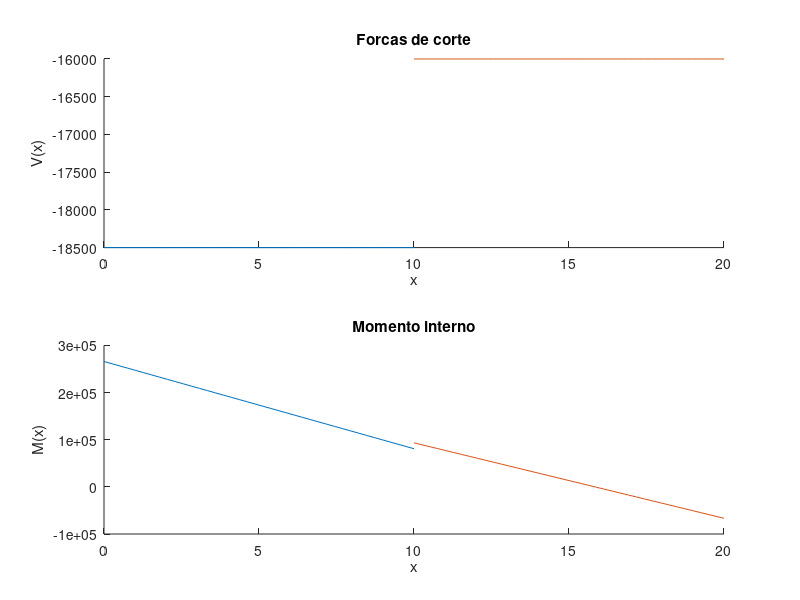

This figure's MATLAB source: (Note: this script raises an error after producing the figure.)
clear;
clc;
disp("#####################################################################");
disp("REFERENCIAIS/CONVENÇÕES:");
disp("1a. Forças verticais são positivas no sentido positivo do eixo Y (para cima).");
disp("1b. Forças horizontais são positivas no sentido positivo do eixo X (para a direita).");
disp("Por exemplo, para marcar forças pontuais que são: verticais para cima: usa-se angulo 90 verticais para baixo: usa-se angulo 270 horizontais para direita: usa-se angulo 0 horizontais para esquerda: usa angulo 180")
disp("1c. Torques são positivos no sentido positivo do eixo X (para a direita).");
disp("1d. Momentos são positivos no sentido horário.");
disp("1e. Caso forças de carregamento estejam sobrepostas, cabe ao usário fazer a devida soma das funções")
disp("1f. Como adotamos refencial de forças de cima pra baixo como negativo, carregamentos que atuem em cima da barra devem ter valor de sua função negativa")
disp("");
disp("2. Os referencias são adotados todos a partir do início da viga, ou seja, posição (0,0)")
disp("O engaste será sempre localizado na parte esquerda da barra.") 
disp("");
disp("3. Todas as unidades devem estar no SI menos os ângulos que estão em graus");
disp("#####################################################################\n");

function forcaCarregamento = calcForcaCarregamento(carregamento)
  ini = carregamento(1);
  fim = carregamento(2);
  coefs = transpose(carregamento(3:end));
  integral = polyint(coefs);
  forcaCarregamento = polyval(integral, fim) - polyval(integral, ini);
endfunction

function momentoCarregamento = calcMomentoCarregamento(carregamento)
  ini = carregamento(1);
  fim = carregamento(2);
  coefs = carregamento(3:end);
  coefs = [coefs, 0];
  integral = polyint(coefs);
  momentoCarregamento = -1*(polyval(integral, fim) - polyval(integral, ini));
endfunction


function forcasExternas = getForcas()
  numForcasPontuais = input("Quantas forças pontuais estão sendo aplicadas na viga: ");

  forcasExternas = zeros(numForcasPontuais,3); # [x, fx, fy]

  if (numForcasPontuais > 0)
    disp("");
    disp("Para cada força, digite sua posição na viga, intensidade, ângulo em graus");
    for i = 1:numForcasPontuais
      disp(sprintf("Força %d\n", i));
      pos = input("Posição: ");
      intensidade = input("Intensidade: ");
      angulo = input("Ângulo: ");
      
      fx = intensidade*cos(deg2rad(angulo));
      fy = intensidade*sin(deg2rad(angulo));
      
      forcasExternas(i,:) = [pos;fx;fy];
      
      disp("Força computada com sucesso!\n");
    endfor
  endif
endfunction

function torques = getTorques()
  numTorques = input("Quantos torques estao sendo aplicados na viga: ");

  torques = zeros(numTorques,2); # [x, intensidade]

  if (numTorques > 0)
    disp("");
    disp("Para cada torque, digite sua posição e sua intensidade - lembrando que se a intensidade é negativa, o torque é tido no sentido oposto do eixo X.");
    for i = 1:numTorques
      disp(sprintf("Torque %d\n", i));
      pos = input("Posição: ");
      intensidade = input("Intensidade: ");
      
      torques(i, :) = [pos;intensidade];
      
      disp("Torque computado com sucesso!\n");
    endfor
  endif
endfunction

function momentos = getMomentos()
  numMomentos = input("Quantos momentos estao sendo aplicados na viga: ");

  momentos = zeros(numMomentos,2); # [x, intensidade]

  if (numMomentos > 0)
    disp("");
    disp("Para cada momento, digite sua posição e sua intensidade - lembrando que se a intensidade é negativa, o momento é tido no sentido horário.");
    for i = 1:numMomentos
      disp(sprintf("Momento %d\n", i));
      pos = input("Posição: ");
      intensidade = input("Intensidade: ");
      
      momentos(i, :) = [pos;intensidade];
      
      disp("Momento computado com sucesso!\n");
    endfor
  endif
endfunction


function carregamentos = getCarregamentos()
  numCarregamentos = input("Quantos carregamentos distribuídos estão sendo aplicados na viga: ");
  n = input("Digite o grau máximo 'n' da função de carregamento: ")
  
  carregamentos = zeros(numCarregamentos, n+3); # [posIni, posFim, coefs]

  if (numCarregamentos > 0)
    disp("");
    disp("Para cada carregamento, digite as suas posições inicial e final e sua função polinomial (em N/m)");
    for i = 1:numCarregamentos
      disp(sprintf("Carregamento %d\n", i));
      posIni = input("Posição inicial: ");
      posFim = input("Posição final: ");
      coefs = input("Coeficientes (seguindo o padrão) [an;an-1;...;a1;a0]:");
      
      carregamentos(i, :) = [posIni;posFim;coefs];
      
      disp("Carregamento computado com sucesso.");
    endfor
  endif
endfunction


tamanhoViga = 20;
forcas = zeros(0,3); # [x, fx, fy]
ForcasExternas = zeros(0,3)
torques = zeros(0,2); # [x, intensidade]
momentos = zeros(0,2); # [x, intensidade
carregamentos = [10,20,-160,800;0,10,0,-250]


if tamanhoViga == 0
  error("Viga inexistente")
 endif


%{
forcas = getForcas();
torques = getTorques();
momentos = getMomentos();
carregamentos = getCarregamentos();

tamanhoViga = 3.8;
forcas = [0.9,0,-54000;3.8,0,-40000;3.8,10000,0]; # [x, fx, fy]
ForcasExternas = [0.9,0,-54000;3.8,0,-48000;3.8,10000,0];
torques = zeros(0,2); # [x, intensidade]
momentos = [1.8,75000]; # [x, intensidade
carregamentos = zeros(0,3);
tamanhoViga = 18;
forcas = zeros(0,3); # [x, fx, fy]
ForcasExternas = zeros(0,3)
torques = zeros(0,2); # [x, intensidade]
momentos = zeros(0,2); # [x, intensidade
carregamentos = [0,9,-160,0];
tamanhoViga = 5;
forcas = [3,0,5000;5,0,5000]; # [x, fx, fy]
ForcasExternas = [3,0,5000;5,0,5000];
torques = zeros(0,2); # [x, intensidade]
momentos = [2,5000]; # [x, intensidade
carregamentos = zeros(0,3);
%}
#carregamentos = [0,9,160,0];

###############################################
######## CÁLCULOS PARA O ENGASTADO! ###########
###############################################

disp("#####################################################################");
disp("Reações de apoio para Apoio fixo ou engastado:");

# 1. Equilibrio de forças na horizontal:
fx = -1*(sum(forcas(:,2))); #Forças pontuais
printf("Fx: %.2f\n", fx);

# 2. Equilibrio de forças na vertical:
forcaCarregamento = 0;
for i = 1:rows(carregamentos) #Forças de carregamento distribuído
  forcaCarregamento = forcaCarregamento + calcForcaCarregamento(carregamentos(i,:));
endfor
fy = -1*(forcaCarregamento + sum(forcas(:,3))); #Forças pontuais
printf("Fy: %.2f\n", fy);
ForcaApoioVertical = fy;

# 3. Equilibrio de torques:
torque = -1*sum(torques(:,2));
printf("Torque: %.2f\n", torque);

# 4. Equilibrio de momentos:
momentoCarregamento = 0;
for i = 1:rows(carregamentos) #Momento do carregamento distribuído
  xResultante = calcMomentoCarregamento(carregamentos(i,:))/calcForcaCarregamento(carregamentos(i,:));
  momentoCarregamento = momentoCarregamento + xResultante*calcForcaCarregamento(carregamentos(i,:));
endfor

# Momentos externos
momentoExterno = sum(momentos(:,2));
#Momentos gerados pelas forças externas pontuais
momento_forcas = -1*(dot(forcas(:,1), forcas(:, 3)));

momento = -1*(momentoExterno + momento_forcas + momentoCarregamento);
printf("Momento: %.2f\n", momento);
MomentoApoio = momento;
disp("#####################################################################\n");

#%{
######################################
# DIAGRAMA DE ESFORÇOS SOLICITANTES
######################################
# Pontos de interesse
# Sempre escolhemos o lado esquerdo da secção para encontar as forças solicitantes,
# pois ele tem o ponto considerado o nosso referencial 0.

# ?? Torques precisam de posição ?? São considerados pontos de interesse ?
PontosDeInteresse = [unique(vertcat(0.0,forcas(:,1),momentos(:,1),torques(:,1),carregamentos(:,1),carregamentos(:,2)))]

#DadosDoDiagrama_V_x = transpose(zeros((rows(PontosDeInteresse)-1)*2, 1));
#DadosDoDiagrama_M_x = transpose(zeros((rows(PontosDeInteresse)-1)*2, 1));
#cont = 0
g = figure ();
for i = 2:rows(PontosDeInteresse) # começa em 2 pois o primeiro ponto de interesse sempre sera 0.0
  printf("Ponto de interesse: %d\n", i)
  ####################################################################################
  # Calculo V interno  V(interno)(x) = Fy(resultante) - (somatorio(carregamentos(x)))
  ####################################################################################
  F_externas = sum(forcas(forcas(:,1) < PontosDeInteresse(i),:)(:,3)); #foças precisam estar no intervalo (0.0,pontoDeINnteresse(i))
  # Existe a possibilidade de ter dois tipos de carregamentos aqui:
    # -- Dado um intervalo de pontos de interesse, ao fazermos a secção e pegarmos 
    # -- a figura  com referencial 0(lado esquerdo), há a possibilidade de haver 
    # -- outros pontos de interesse que são diferente do atual. Nestes outros pontos 
    # -- pode haver carregamentos que estão definidos em um intervalo e portanto são integraveis. 
    # -- Porém, considerando o ponto de interesse atual, pode existir um carregamento
    # -- que tem integral avaliada de 0 a x sendo pontoAnterior < x < pontoAtual
    # -- Neste caso x também é o ponto em que fizemos a secção na figura.
    # -- Desta forma devemos pegar o somatório dos carregamentos que estão antes 
    # -- do pontoAnterior, pois possuem integral definida. 
    # -- Pode não haver nenhum carregamento também. 
  CarregamentosIntegraveis = carregamentos(carregamentos(:,2)<= PontosDeInteresse(i-1),:);
  ForcaCarregamento = 0;
  for j = 1:rows(CarregamentosIntegraveis)
    ForcaCarregamento = ForcaCarregamento + calcForcaCarregamento(CarregamentosIntegraveis(j,:));
  endfor
  # V interior será calculado posteriormente quando tivermos os valores de x para a integral
  # caso exista carregamento.
  V_interior_parcial = [F_externas + ForcaApoioVertical + ForcaCarregamento];
  # Esta parte só serve caso exista um carregamento entre os pontos
  # de interesse, pois dessa forma desconheceremos o limite da integral
  V_interior_carregamento_em_x =  carregamentos(carregamentos(:,2)>=PontosDeInteresse(i) && carregamentos(:,1)<PontosDeInteresse(i),:);
  
  ########################################################################################
  # Calculo M interno - M(interno)(x) = Mt(resultante) + (somatorio(x*carregamentos(x)))
  ########################################################################################
  MomentoPontual = sum(momentos(momentos(:,1) < PontosDeInteresse(i),:)(:,2)); # momentos precisam estar no intervalo (0.0,pontoAtual)
  MomentoCarregamentos = 0;
  for j = 1:rows(CarregamentosIntegraveis) #Momento do carregamento distribuído
    MomentoCarregamentos = MomentoCarregamentos + calcMomentoCarregamento(CarregamentosIntegraveis(j,:));
  endfor

  MomentoForcasExternas = 0;
  for j = 1:rows(forcas)
    if forcas(j,1) < PontosDeInteresse(j)
      MomentoForcasExternas = MomentoForcasExternas - forcas(j,3)*forcas(j,1)
    endif
  endfor


  # M interior será calculado posteriormente quando tivermos os valores de x para a integral.
  # Este momento interno ainda não considera o momento gerado pelo V interno
  # Este MomentoCarregamento são aqueles gerados por carregamentos anteriores ao ponto de interesse anterior. 
  M_interior_parcial = MomentoPontual + MomentoCarregamentos + MomentoApoio + MomentoForcasExternas;
  # Esta parte só serve caso exista um carregamento entre os pontos
  # de interesse, pois dessa forma desconheceremos o limite da integral
  M_interior_carregamento_em_x = carregamentos(carregamentos(:,2)>=PontosDeInteresse(i) && carregamentos(:,1)<PontosDeInteresse(i),:);

  #####################################################
  # Calculo N interno - N(interno)(x) = Fx(resultante)
  #####################################################
  N_interior = -fx - sum(forcas(forcas(:,1) < PontosDeInteresse(i),:)(:,2)); #foças precisam estar no intervalo (0.0,pontoAtual)

  #####################################################
  # Calculo T interno - T(interno)(x) = Tr(resultante)
  #####################################################
  T_interior = - torque - sum(torques(torques(:,1) < PontosDeInteresse(i),:)(:,2)); #foças precisam estar no intervalo (0.0,pontoAtual)
  
  ####################################################################
  # Calculo dos valores da tabela necessario para montar o diagrama
  ####################################################################
  
  # Criando valores de x no intervalo de dois pontos de interesse

  # TODO: MUDAR A DISTANCIA
   X = transpose(linspace(PontosDeInteresse(i-1),PontosDeInteresse(i),(PontosDeInteresse(i)-PontosDeInteresse(i-1))*4));  
  DadosDoDiagrama_V_x = zeros(rows(X), 1);
  DadosDoDiagrama_M_x = zeros(rows(X), 1);
  for j = 1:rows(X)
      printf("Ponto em x: %d\n", X(j))

    # Se existir carregamento entre os pontos de interesse a integral sera entre o ponto anterior e o x
    if (sum(carregamentos(:,2)>=PontosDeInteresse(i) && carregamentos(:,1)<PontosDeInteresse(i))==1) 
      V_interior_carregamento_em_x(1) = carregamentos(carregamentos(:,2)>=PontosDeInteresse(i) && carregamentos(:,1)<PontosDeInteresse(i),1); # posIni
      V_interior_carregamento_em_x(2) = X(j);  # posFim
      V_x = -1*(V_interior_parcial + calcForcaCarregamento(V_interior_carregamento_em_x));
      M_interior_carregamento_em_x(1) = carregamentos(carregamentos(:,2)>=PontosDeInteresse(i) && carregamentos(:,1)<PontosDeInteresse(i),1); # posIni
      M_interior_carregamento_em_x(2) = X(j) ; # posFim
      M_x = -1*(M_interior_parcial + calcMomentoCarregamento(M_interior_carregamento_em_x) - (V_x * X(j)));
    else
      V_x = -1*V_interior_parcial; 
      M_x = -1*(M_interior_parcial - (V_x * X(j)));
    endif

    printf("V_x: %d\n", V_x)
    printf("M_x: %d\n", M_x)
        
    
    #printf(DadosDoDiagrama_V_x(j));
    DadosDoDiagrama_V_x(j) = [V_x];
    DadosDoDiagrama_M_x(j) = [M_x];
  endfor   
  # plot da função para cada intervalo dos pontos de interesse
  

  subplot(2,1,1);
  hold on;
  xlabel ("x");
  ylabel ("V(x)");
  title ("Forcas de corte");
  plot(X,DadosDoDiagrama_V_x);
  hold off;     
  
  subplot(2,1,2);
  hold on;
  xlabel ("x");
  ylabel ("M(x)");
  title ("Momento interno");
  plot(X,DadosDoDiagrama_M_x);
  hold off;
endfor
print diagramaForcasSolicitantes.pdf;
open diagramaForcasSolicitantes.pdf
